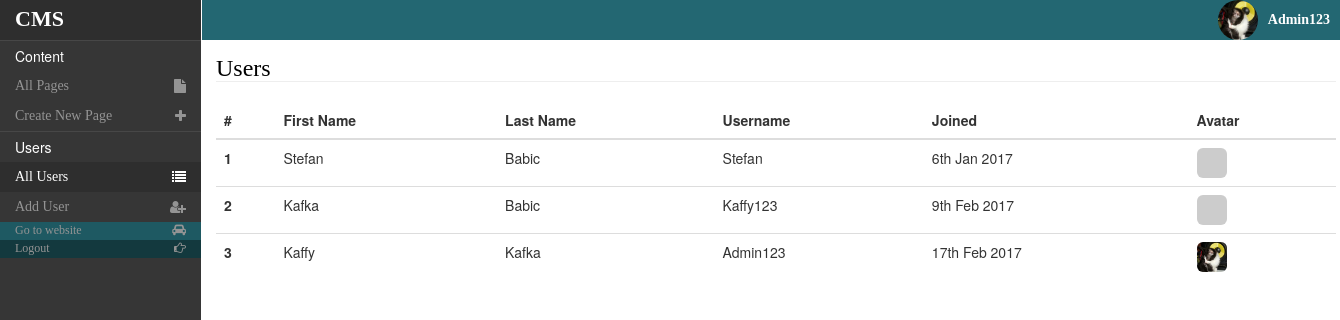
Screenshot of /admin/user/users.php (signed in) with the database file from the repository.
### tables this page shows
CREATE TABLE `users` (
  `id` int(11) NOT NULL,
  `name` varchar(50) NOT NULL,
  `last_name` varchar(50) NOT NULL,
  `username` varchar(50) NOT NULL,
  `img` varchar(200) DEFAULT NULL,
  `password` varchar(64) NOT NULL,
  `salt` varchar(32) NOT NULL,
  `joined` datetime DEFAULT NULL
);

### app/classes/DB.php (called while the page is built, shortened)
<?php
class DB{
    public $_db;
    private $_results = null;
    private static $_instance = null;
    public function __construct(){
        try{
            $this->_db = new PDO('mysql:host='.config('mysql','host').'; dbname='.config('mysql', 'dbname'), config('mysql', 'username'), config('mysql', 'password'));
        } catch(PDOException $e){
            echo $e->getMessage();
        }
    }
    public static function getInstance(){
        if(!(isset(self::$_instance))){
            self::$_instance = new DB();
        }
        return self::$_instance;
    }
    public function bind($prepare, $fields){
        if(!is_assoc($fields)){
            $i = 0;
            foreach($fields as $value){
                $prepare->bindValue($fields[$i], $fields[$i+2]);
            }
        }else{
            foreach($fields as $key=>$value){
                $prepare->bindValue($key, $value);
            }
        }
    }
    public function query($table, $fields = null){
        if($fields){
            if(!is_assoc($fields)){
                $key = $fields[0];
                $operator = $fields[1];
                $query = "SELECT * FROM {$table} WHERE {$key} {$operator} :$key";
            }
        }elseif(str_word_count($table) == 1){
            $query = "SELECT * FROM {$table}";
        }else{
            $query = $table;
        }
        $prepare = $this->_db->prepare($query);
        return $prepare;
    }
    public function get($table, $fields = null){
        $prepared = $this->query($table, $fields);
        if($fields){
            $this->bind($prepared, $fields);
        }
        $prepared->execute();
        $this->_results = $prepared->fetchAll(PDO::FETCH_OBJ);
        return $this;
    }
    public function results(){
        return $this->_results;
    }
    public function first(){
        return $this->_results[0];
    }
}

### app/functions.php (called while the page is built, shortened)
<?php
function config($array, $field){
    return $GLOBALS['config'][$array][$field];
}
function is_assoc($array = array()){
    $keys = array_keys($array);
    if(array_keys($keys) !== $keys){
        return true;
    }else{
        return false;
    }
}

### app/classes/Session.php (called while the page is built, shortened)
<?php
class Session{
    public static function exists($name){
        return isset($_SESSION[config('session', $name)]) ? true : false;
    }
    public static function get($name){
        return $_SESSION[config('session', $name)];
    }
}

### app/classes/User.php (called while the page is built, shortened)
<?php
class User{
    private $_db;
    public function __construct(){
        $this->_db = DB::getInstance();
    }
    public function getAvatar($id){
        $profile = $this->_db->get('users', array('id', '=', $id));
        if($profile->first()->img){
            $im = str_replace('../', '', $profile->first()->img);
            return APP_URL . $im;
        }else{
            return "https://www.gravatar.com/avatar/?d=mm";
        }
    }
}

### app/classes/Date_Time.php (called while the page is built)
<?php
class Date_Time extends DateTime{
    public static function get($value){
        if($value){
            $value = new DateTime($value);
            return $value->format('jS M Y');
        }
        return false;
    }
}

### admin/user/users.php (the view)
<?php require_once '../../app/init.php'; require_once '../parts/header.php';
$results = DB::getInstance()->get('users');
$user = new User();
$i = 1;
?>
    <h3 class="title">Users</h3>
    <hr>
    <table class="table">
        <thead>
        <tr>
            <th>#</th>
            <th>First Name</th>
            <th>Last Name</th>
            <th>Username</th>
            <th>Joined</th>
            <th>Avatar</th>
        </tr>
        </thead>
        <tbody>
        <?php foreach($results->results() as $result): ?>
            <tr>
                <th scope="row"><?php echo $i; ?></th>
                <td><?php echo $result->name; ?></td>
                <td><?php echo $result->last_name; ?></td>
                <td><?php echo $result->username; ?></td>
                <td><?php echo Date_Time::get($result->joined); ?></td>
                <td><img class="img-rounded avatar" src="<?php echo $user->getAvatar($result->id); ?>"></td>
            </tr>
        <?php $i++;; ?>
        <?php endforeach; ?>
        </tbody>
    </table>
<?php require_once '../parts/footer.php'; ?>

### admin/parts/header.php (shortened to what this page needs)
<!DOCTYPE html>
<html>
<head>
    <link rel="stylesheet" href="<?php echo APP_URL . "app/css/style.css" ?>">
    <link rel="stylesheet" href="https://maxcdn.bootstrapcdn.com/bootstrap/3.3.7/css/bootstrap.min.css">
    <link rel="stylesheet" href="<?php echo APP_URL . "app/font-awesome/css/font-awesome.min.css" ?>">
    <link rel="stylesheet" href="<?php echo APP_URL . "app/js/jquery-ui/jquery-ui.css" ?>">
    <link rel="stylesheet" href="<?php echo APP_URL . "app/js/jquery-ui/jquery-ui.structure.css" ?>">
    <link rel="stylesheet" href="<?php echo APP_URL . "app/js/jquery-ui/jquery-ui.theme.css" ?>">
</head>
<body>
<?php
$u = new User();
$user = DB::getInstance()->get('users', array('id', '=', Session::get('session_name')));
?>
<div class="header-admin">
    <?php include 'sidebar.php'; ?>
    <div class="hdr">
        <a class="user" href="http://localhost/CMS/admin/user/profile.php?user_id=<?php echo $user->first()->id; ?>">
            <span><?php echo $user->first()->username; ?></span>
            <div class="for-img">
                <img class="img-circle" src="<?php echo $u->getAvatar($user->first()->id); ?>">
            </div>
        </a>
    </div>
</div>
<div class="container-admin">

### app/css/style.css (style rules this page uses)
body { margin: 0; padding: 0; }
.header-admin { position: relative; }
.header-admin .hdr { position: absolute; right: 0; display: inline-block; width: 85%; height: 40px; background-color: #236772; border-left: 1px solid white; }
.header-admin .hdr a { text-decoration: none; color: white; font-weight: bold; font-family: Candara; float: right; display: inline-block; }
.header-admin .hdr a span { padding: 10px; float: right; }
.header-admin .hdr a .for-img { width: 40px; height: 40px; float: right; overflow: hidden; margin-left: 10px; }
.header-admin .hdr a .for-img img { width: 100%; height: 100%; }
.container-admin { width: 1150px; height: 500px; position: relative; left: 15%; top: 40px; padding: 15px; }
.container-admin .title, .container-admin hr { margin: 0; font-family: Candara; color: black; }
.container-admin hr { margin-bottom: 20px; }
.table .avatar { width: 30px; height: auto; }

### rows the page displays
users: username "Admin123", id+img (picture), name "Kaffy", last_name "Kafka", joined "17th Feb 2017"
users: name "Stefan", last_name "Babic", username "Stefan", joined "6th Jan 2017"
users: name "Kafka", last_name "Babic", username "Kaffy123", joined "9th Feb 2017"
